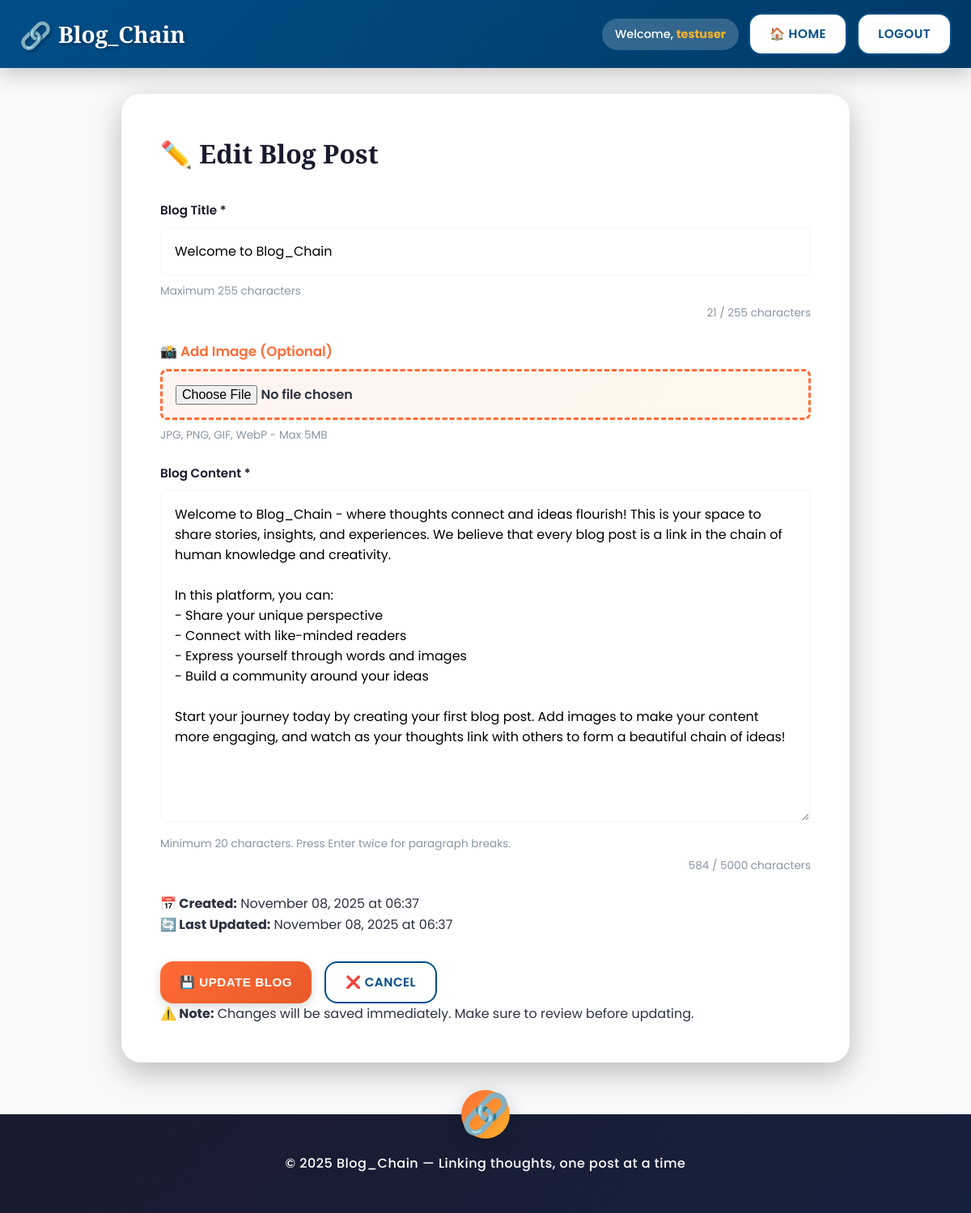
Page /edit.php?id=1 (signed in) on the committed database.
### tables this page shows
CREATE TABLE IF NOT EXISTS blogPost (
    id INT AUTO_INCREMENT PRIMARY KEY,
    user_id INT NOT NULL,
    title VARCHAR(255) NOT NULL,
    content TEXT NOT NULL,
    image VARCHAR(255) DEFAULT NULL,
    created_at TIMESTAMP DEFAULT CURRENT_TIMESTAMP,
    updated_at TIMESTAMP DEFAULT CURRENT_TIMESTAMP ON UPDATE CURRENT_TIMESTAMP,
    FOREIGN KEY (user_id) REFERENCES user(id) ON DELETE CASCADE
);

### edit.php (the view, shortened to what this page needs)
<?php
require_once 'config.php';
$blog_id = isset($_GET['id']) ? intval($_GET['id']) : 0;
$stmt = $conn->prepare("SELECT * FROM blogPost WHERE id = ? AND user_id = ?");
$stmt->bind_param("ii", $blog_id, $_SESSION['user_id']);
$stmt->execute();
$result = $stmt->get_result();
$blog = $result->fetch_assoc();
$content_display = str_replace(['\r\n', '\\r\\n', '\\n'], "\n", $blog['content']);
?>
<!DOCTYPE html>
<html lang="en">
<head>
    <link rel="stylesheet" href="css/style.css">
</head>
<body>
    <nav class="navbar">
        <div class="container">
            <div class="nav-brand">
                <a href="index.php"><?php echo SITE_NAME; ?></a>
            </div>
            <div class="nav-menu">
                <span>Welcome, <strong><?php echo htmlspecialchars($_SESSION['username']); ?></strong></span>
                <a href="index.php" class="btn btn-secondary">🏠 Home</a>
                <a href="logout.php" class="btn btn-secondary">Logout</a>
            </div>
        </div>
    </nav>
    <div class="container">
        <div class="editor-box">
            <h1>✏️ Edit Blog Post</h1>
            <form method="POST" action="" enctype="multipart/form-data">
                <div class="form-group">
                    <label for="title">Blog Title *</label>
                    <input type="text"
                           id="title"
                           name="title"
                           value="<?php echo htmlspecialchars($blog['title']); ?>"
                           required
                           maxlength="255"
                           placeholder="Enter blog title">
                    <small>Maximum 255 characters</small>
                </div>
                <div class="form-group">
                    <label for="blog_image" style="font-size: 1.05rem; color: var(--primary);">
                        📸 <?php echo !empty($blog['image']) ? 'Replace Image' : 'Add Image'; ?> (Optional)
                    </label>
                    <input type="file"
                           id="blog_image"
                           name="blog_image"
                           accept="image/jpeg,image/jpg,image/png,image/gif,image/webp"
                           class="file-input">
                    <small>JPG, PNG, GIF, WebP - Max 5MB</small>
                </div>
                <div class="form-group">
                    <label for="content">Blog Content *</label>
                    <textarea id="content"
                              name="content"
                              rows="15"
                              required
                              placeholder="Write your blog content here..."><?php echo htmlspecialchars($content_display); ?></textarea>
                    <small>Minimum 20 characters. Press Enter twice for paragraph breaks.</small>
                </div>
                <div class="blog-info-box">
                    <p><strong>📅 Created:</strong> <?php echo date('F d, Y \a\t H:i', strtotime($blog['created_at'])); ?></p>
                    <p><strong>🔄 Last Updated:</strong> <?php echo date('F d, Y \a\t H:i', strtotime($blog['updated_at'])); ?></p>
                </div>
                <div class="form-actions">
                    <button type="submit" class="btn btn-primary">
                        💾 Update Blog
                    </button>
                    <a href="view.php?id=<?php echo $blog_id; ?>" class="btn btn-secondary">
                        ❌ Cancel
                    </a>
                </div>
            </form>
            <div class="warning-message">
                <p><strong>⚠️ Note:</strong> Changes will be saved immediately. Make sure to review before updating.</p>
            </div>
        </div>
    </div>
    <footer>
        <p>&copy; 2025 <?php echo SITE_NAME; ?> &mdash; <?php echo SITE_TAGLINE; ?></p>
    </footer>
</body>
</html>

### css/style.css (style rules this page uses)
:root { --primary: #FF6B35; --primary-dark: #E85A2A; --secondary: #004E89; --secondary-dark: #003A66; --accent: #F7B32B; --success: #28A745; --danger: #DC3545; --dark: #1A1A2E; --text: #2D3142; --text-light: #4F5D75; --text-muted: #8B95A5; --light: #F8F9FA; --white: #FFFFFF; --shadow-sm: 0 2px 4px rgba(0,0,0,0.1); --shadow-md: 0 4px 12px rgba(0,0,0,0.15); --shadow-lg: 0 8px 24px rgba(0,0,0,0.2); --shadow-xl: 0 12px 36px rgba(0,0,0,0.25); --radius-sm: 0.5rem; --radius-md: 1rem; --radius-lg: 1.5rem; }
* { margin: 0; padding: 0; box-sizing: border-box; }
html { scroll-behavior: smooth; }
body { font-family: 'Poppins', sans-serif; line-height: 1.6; color: var(--text); background: var(--light); }
.container { max-width: 1200px; margin: 0 auto; padding: 0 1.5rem; }
.navbar { background: linear-gradient(135deg, var(--secondary) 0%, var(--secondary-dark) 100%); color: var(--white); padding: 1rem 0; box-shadow: var(--shadow-lg); position: sticky; top: 0; z-index: 1000; }
.navbar .container { display: flex; justify-content: space-between; align-items: center; gap: 1rem; }
.nav-brand a { font-family: 'Playfair Display', serif; font-size: 1.75rem; font-weight: 900; color: var(--white); display: flex; align-items: center; gap: 0.5rem; text-decoration: none; text-shadow: 2px 2px 4px rgba(0,0,0,0.3); }
.nav-brand a::before { content: '🔗'; font-size: 2rem; animation: swing 2s ease-in-out infinite; }
.nav-menu { display: flex; gap: 0.75rem; align-items: center; flex-wrap: wrap; }
.nav-menu span { background: rgba(255,255,255,0.2); padding: 0.5rem 1rem; border-radius: 2rem; font-weight: 500; font-size: 0.9rem; }
.nav-menu span strong { color: var(--accent); }
.btn { display: inline-flex; align-items: center; justify-content: center; gap: 0.5rem; padding: 0.75rem 1.5rem; border: none; border-radius: var(--radius-md); font-weight: 600; font-size: 0.95rem; cursor: pointer; transition: all 0.3s ease; text-decoration: none; text-transform: uppercase; letter-spacing: 0.5px; }
.btn-primary { background: linear-gradient(135deg, var(--primary) 0%, var(--primary-dark) 100%); color: var(--white); box-shadow: var(--shadow-md); }
.btn-secondary { background: var(--white); color: var(--secondary); border: 2px solid var(--secondary); }
.form-group { margin-bottom: 1.5rem; }
.form-group label { display: block; margin-bottom: 0.5rem; font-weight: 600; color: var(--dark); font-size: 0.95rem; }
.form-group input, .form-group textarea { width: 100%; padding: 1rem; border: 2px solid var(--light); border-radius: var(--radius-sm); font-family: inherit; font-size: 1rem; transition: all 0.3s; background: var(--white); }
.form-group textarea { resize: vertical; min-height: 200px; }
.form-group input[type="file"], .file-input { padding: 1rem; border: 3px dashed var(--primary); background: linear-gradient(135deg, rgba(255, 107, 53, 0.08) 0%, rgba(247, 179, 43, 0.08) 100%); cursor: pointer; font-weight: 600; font-size: 1rem; border-radius: var(--radius-sm); transition: all 0.3s ease; }
.form-group small { display: block; margin-top: 0.5rem; color: var(--text-muted); font-size: 0.85rem; }
.editor-box { max-width: 900px; margin: 2rem auto; background: var(--white); padding: 3rem; border-radius: var(--radius-lg); box-shadow: var(--shadow-xl); }
.editor-box h1 { margin-bottom: 2rem; color: var(--dark); font-size: 2rem; font-family: 'Playfair Display', serif; }
.form-actions { display: flex; gap: 1rem; margin-top: 2rem; }
footer { background: linear-gradient(135deg, var(--dark) 0%, #16213E 100%); color: var(--white); text-align: center; padding: 3rem 1rem; margin-top: 4rem; position: relative; }
footer::before { content: '🔗'; position: absolute; top: -30px; left: 50%; transform: translateX(-50%); font-size: 3rem; background: linear-gradient(135deg, var(--primary), var(--accent)); width: 60px; height: 60px; display: flex; align-items: center; justify-content: center; border-radius: 50%; box-shadow: var(--shadow-lg); }
footer p { font-size: 1rem; font-weight: 500; letter-spacing: 0.5px; }

### rows in the picture
blogpost: title "Welcome to Blog_Chain", content "Welcome to Blog_Chain - where thoughts connect and ideas flourish! This is your space to share stories, insights, and experiences. We believe that every blog post is a link in the chain of human knowledge and creativity. In this platform, you can: - Share your unique perspective - Connect with like-minded readers - Express yourself through words and images - Build a community around your ideas Start your journey today by creating your first blog post. Add images to make your content more engaging, and watch as your thoughts link with others to form a beautiful chain of ideas!", created_at "November 08, 2025 at 06:37", updated_at "November 08, 2025 at 06:37"

### other values in the picture
SITE_NAME "Blog_Chain"
$_SESSION['username'] "testuser"
SITE_TAGLINE "Linking thoughts, one post at a time"
